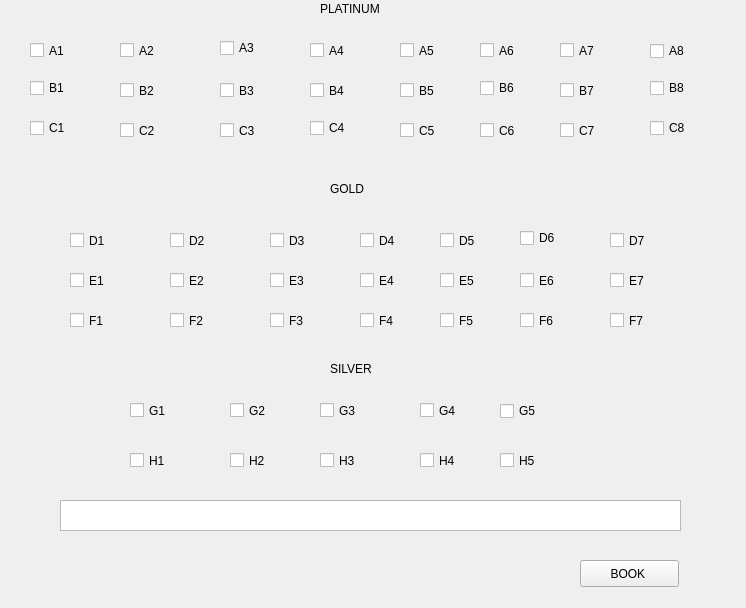
<?xml version="1.0" encoding="UTF-8"?>
<ui version="4.0">
 <class>Form</class>
 <widget class="QWidget" name="Form">
  <property name="enabled">
   <bool>true</bool>
  </property>
  <property name="geometry">
   <rect>
    <x>0</x>
    <y>0</y>
    <width>746</width>
    <height>608</height>
   </rect>
  </property>
  <property name="windowTitle">
   <string>Form</string>
  </property>
  <widget class="QPushButton" name="pushButton">
   <property name="geometry">
    <rect>
     <x>580</x>
     <y>560</y>
     <width>99</width>
     <height>27</height>
    </rect>
   </property>
   <property name="text">
    <string>BOOK </string>
   </property>
  </widget>
  <widget class="QLabel" name="label">
   <property name="geometry">
    <rect>
     <x>320</x>
     <y>0</y>
     <width>161</width>
     <height>17</height>
    </rect>
   </property>
   <property name="text">
    <string>PLATINUM</string>
   </property>
  </widget>
  <widget class="QLabel" name="label_2">
   <property name="geometry">
    <rect>
     <x>330</x>
     <y>180</y>
     <width>68</width>
     <height>17</height>
    </rect>
   </property>
   <property name="text">
    <string>GOLD</string>
   </property>
  </widget>
  <widget class="QLabel" name="label_3">
   <property name="geometry">
    <rect>
     <x>330</x>
     <y>360</y>
     <width>68</width>
     <height>17</height>
    </rect>
   </property>
   <property name="text">
    <string>SILVER</string>
   </property>
  </widget>
  <widget class="QCheckBox" name="A1">
   <property name="enabled">
    <bool>true</bool>
   </property>
   <property name="geometry">
    <rect>
     <x>30</x>
     <y>40</y>
     <width>61</width>
     <height>21</height>
    </rect>
   </property>
   <property name="text">
    <string>A1</string>
   </property>
  </widget>
  <widget class="QCheckBox" name="A2">
   <property name="geometry">
    <rect>
     <x>120</x>
     <y>40</y>
     <width>51</width>
     <height>21</height>
    </rect>
   </property>
   <property name="text">
    <string>A2</string>
   </property>
  </widget>
  <widget class="QCheckBox" name="A3">
   <property name="geometry">
    <rect>
     <x>220</x>
     <y>40</y>
     <width>51</width>
     <height>16</height>
    </rect>
   </property>
   <property name="text">
    <string>A3</string>
   </property>
  </widget>
  <widget class="QCheckBox" name="A4">
   <property name="geometry">
    <rect>
     <x>310</x>
     <y>40</y>
     <width>61</width>
     <height>21</height>
    </rect>
   </property>
   <property name="text">
    <string>A4</string>
   </property>
  </widget>
  <widget class="QCheckBox" name="A5">
   <property name="geometry">
    <rect>
     <x>400</x>
     <y>40</y>
     <width>61</width>
     <height>21</height>
    </rect>
   </property>
   <property name="text">
    <string>A5</string>
   </property>
  </widget>
  <widget class="QCheckBox" name="A6">
   <property name="geometry">
    <rect>
     <x>480</x>
     <y>40</y>
     <width>51</width>
     <height>21</height>
    </rect>
   </property>
   <property name="text">
    <string>A6</string>
   </property>
  </widget>
  <widget class="QCheckBox" name="A7">
   <property name="geometry">
    <rect>
     <x>560</x>
     <y>40</y>
     <width>51</width>
     <height>21</height>
    </rect>
   </property>
   <property name="text">
    <string>A7</string>
   </property>
  </widget>
  <widget class="QCheckBox" name="A8">
   <property name="geometry">
    <rect>
     <x>650</x>
     <y>40</y>
     <width>99</width>
     <height>22</height>
    </rect>
   </property>
   <property name="text">
    <string>A8</string>
   </property>
  </widget>
  <widget class="QCheckBox" name="B1">
   <property name="geometry">
    <rect>
     <x>30</x>
     <y>80</y>
     <width>51</width>
     <height>16</height>
    </rect>
   </property>
   <property name="text">
    <string>B1</string>
   </property>
  </widget>
  <widget class="QCheckBox" name="B2">
   <property name="geometry">
    <rect>
     <x>120</x>
     <y>80</y>
     <width>51</width>
     <height>21</height>
    </rect>
   </property>
   <property name="text">
    <string>B2</string>
   </property>
  </widget>
  <widget class="QCheckBox" name="B3">
   <property name="geometry">
    <rect>
     <x>220</x>
     <y>80</y>
     <width>51</width>
     <height>21</height>
    </rect>
   </property>
   <property name="text">
    <string>B3</string>
   </property>
  </widget>
  <widget class="QCheckBox" name="B4">
   <property name="geometry">
    <rect>
     <x>310</x>
     <y>80</y>
     <width>51</width>
     <height>21</height>
    </rect>
   </property>
   <property name="text">
    <string>B4</string>
   </property>
  </widget>
  <widget class="QCheckBox" name="B5">
   <property name="geometry">
    <rect>
     <x>400</x>
     <y>80</y>
     <width>51</width>
     <height>21</height>
    </rect>
   </property>
   <property name="text">
    <string>B5</string>
   </property>
  </widget>
  <widget class="QCheckBox" name="B6">
   <property name="geometry">
    <rect>
     <x>480</x>
     <y>80</y>
     <width>51</width>
     <height>16</height>
    </rect>
   </property>
   <property name="text">
    <string>B6</string>
   </property>
  </widget>
  <widget class="QCheckBox" name="B7">
   <property name="geometry">
    <rect>
     <x>560</x>
     <y>80</y>
     <width>51</width>
     <height>21</height>
    </rect>
   </property>
   <property name="text">
    <string>B7</string>
   </property>
  </widget>
  <widget class="QCheckBox" name="B8">
   <property name="geometry">
    <rect>
     <x>650</x>
     <y>80</y>
     <width>61</width>
     <height>16</height>
    </rect>
   </property>
   <property name="text">
    <string>B8</string>
   </property>
  </widget>
  <widget class="QCheckBox" name="C1">
   <property name="geometry">
    <rect>
     <x>30</x>
     <y>120</y>
     <width>41</width>
     <height>16</height>
    </rect>
   </property>
   <property name="text">
    <string>C1</string>
   </property>
  </widget>
  <widget class="QCheckBox" name="C2">
   <property name="geometry">
    <rect>
     <x>120</x>
     <y>120</y>
     <width>51</width>
     <height>21</height>
    </rect>
   </property>
   <property name="text">
    <string>C2</string>
   </property>
  </widget>
  <widget class="QCheckBox" name="C3">
   <property name="geometry">
    <rect>
     <x>220</x>
     <y>120</y>
     <width>51</width>
     <height>21</height>
    </rect>
   </property>
   <property name="text">
    <string>C3</string>
   </property>
  </widget>
  <widget class="QCheckBox" name="C4">
   <property name="geometry">
    <rect>
     <x>310</x>
     <y>120</y>
     <width>51</width>
     <height>16</height>
    </rect>
   </property>
   <property name="text">
    <string>C4</string>
   </property>
  </widget>
  <widget class="QCheckBox" name="C5">
   <property name="geometry">
    <rect>
     <x>400</x>
     <y>120</y>
     <width>51</width>
     <height>21</height>
    </rect>
   </property>
   <property name="text">
    <string>C5</string>
   </property>
  </widget>
  <widget class="QCheckBox" name="C6">
   <property name="geometry">
    <rect>
     <x>480</x>
     <y>120</y>
     <width>51</width>
     <height>21</height>
    </rect>
   </property>
   <property name="text">
    <string>C6</string>
   </property>
  </widget>
  <widget class="QCheckBox" name="C7">
   <property name="geometry">
    <rect>
     <x>560</x>
     <y>120</y>
     <width>51</width>
     <height>21</height>
    </rect>
   </property>
   <property name="text">
    <string>C7</string>
   </property>
  </widget>
  <widget class="QCheckBox" name="C8">
   <property name="geometry">
    <rect>
     <x>650</x>
     <y>120</y>
     <width>51</width>
     <height>16</height>
    </rect>
   </property>
   <property name="text">
    <string>C8</string>
   </property>
  </widget>
  <widget class="QCheckBox" name="D1">
   <property name="geometry">
    <rect>
     <x>70</x>
     <y>230</y>
     <width>51</width>
     <height>21</height>
    </rect>
   </property>
   <property name="text">
    <string>D1</string>
   </property>
  </widget>
  <widget class="QCheckBox" name="D2">
   <property name="geometry">
    <rect>
     <x>170</x>
     <y>230</y>
     <width>51</width>
     <height>21</height>
    </rect>
   </property>
   <property name="text">
    <string>D2</string>
   </property>
  </widget>
  <widget class="QCheckBox" name="D3">
   <property name="geometry">
    <rect>
     <x>270</x>
     <y>230</y>
     <width>51</width>
     <height>21</height>
    </rect>
   </property>
   <property name="text">
    <string>D3</string>
   </property>
  </widget>
  <widget class="QCheckBox" name="D4">
   <property name="geometry">
    <rect>
     <x>360</x>
     <y>230</y>
     <width>51</width>
     <height>21</height>
    </rect>
   </property>
   <property name="text">
    <string>D4</string>
   </property>
  </widget>
  <widget class="QCheckBox" name="D5">
   <property name="geometry">
    <rect>
     <x>440</x>
     <y>230</y>
     <width>51</width>
     <height>21</height>
    </rect>
   </property>
   <property name="text">
    <string>D5</string>
   </property>
  </widget>
  <widget class="QCheckBox" name="D6">
   <property name="geometry">
    <rect>
     <x>520</x>
     <y>230</y>
     <width>51</width>
     <height>16</height>
    </rect>
   </property>
   <property name="text">
    <string>D6</string>
   </property>
  </widget>
  <widget class="QCheckBox" name="D7">
   <property name="geometry">
    <rect>
     <x>610</x>
     <y>230</y>
     <width>51</width>
     <height>21</height>
    </rect>
   </property>
   <property name="text">
    <string>D7</string>
   </property>
  </widget>
  <widget class="QCheckBox" name="E1">
   <property name="geometry">
    <rect>
     <x>70</x>
     <y>270</y>
     <width>41</width>
     <height>21</height>
    </rect>
   </property>
   <property name="text">
    <string>E1</string>
   </property>
  </widget>
  <widget class="QCheckBox" name="E2">
   <property name="geometry">
    <rect>
     <x>170</x>
     <y>270</y>
     <width>51</width>
     <height>21</height>
    </rect>
   </property>
   <property name="text">
    <string>E2</string>
   </property>
  </widget>
  <widget class="QCheckBox" name="E3">
   <property name="geometry">
    <rect>
     <x>270</x>
     <y>270</y>
     <width>51</width>
     <height>21</height>
    </rect>
   </property>
   <property name="text">
    <string>E3</string>
   </property>
  </widget>
  <widget class="QCheckBox" name="E4">
   <property name="geometry">
    <rect>
     <x>360</x>
     <y>270</y>
     <width>51</width>
     <height>21</height>
    </rect>
   </property>
   <property name="text">
    <string>E4</string>
   </property>
  </widget>
  <widget class="QCheckBox" name="E5">
   <property name="geometry">
    <rect>
     <x>440</x>
     <y>270</y>
     <width>51</width>
     <height>21</height>
    </rect>
   </property>
   <property name="text">
    <string>E5</string>
   </property>
  </widget>
  <widget class="QCheckBox" name="E6">
   <property name="geometry">
    <rect>
     <x>520</x>
     <y>270</y>
     <width>51</width>
     <height>21</height>
    </rect>
   </property>
   <property name="text">
    <string>E6</string>
   </property>
  </widget>
  <widget class="QCheckBox" name="E7">
   <property name="geometry">
    <rect>
     <x>610</x>
     <y>270</y>
     <width>41</width>
     <height>21</height>
    </rect>
   </property>
   <property name="text">
    <string>E7</string>
   </property>
  </widget>
  <widget class="QCheckBox" name="F1">
   <property name="geometry">
    <rect>
     <x>70</x>
     <y>310</y>
     <width>41</width>
     <height>21</height>
    </rect>
   </property>
   <property name="text">
    <string>F1</string>
   </property>
  </widget>
  <widget class="QCheckBox" name="F2">
   <property name="geometry">
    <rect>
     <x>170</x>
     <y>310</y>
     <width>41</width>
     <height>21</height>
    </rect>
   </property>
   <property name="text">
    <string>F2</string>
   </property>
  </widget>
  <widget class="QCheckBox" name="F3">
   <property name="geometry">
    <rect>
     <x>270</x>
     <y>310</y>
     <width>41</width>
     <height>21</height>
    </rect>
   </property>
   <property name="text">
    <string>F3</string>
   </property>
  </widget>
  <widget class="QCheckBox" name="F4">
   <property name="geometry">
    <rect>
     <x>360</x>
     <y>310</y>
     <width>41</width>
     <height>21</height>
    </rect>
   </property>
   <property name="text">
    <string>F4</string>
   </property>
  </widget>
  <widget class="QCheckBox" name="F5">
   <property name="geometry">
    <rect>
     <x>440</x>
     <y>310</y>
     <width>41</width>
     <height>21</height>
    </rect>
   </property>
   <property name="text">
    <string>F5</string>
   </property>
  </widget>
  <widget class="QCheckBox" name="F6">
   <property name="geometry">
    <rect>
     <x>520</x>
     <y>310</y>
     <width>51</width>
     <height>21</height>
    </rect>
   </property>
   <property name="text">
    <string>F6</string>
   </property>
  </widget>
  <widget class="QCheckBox" name="F7">
   <property name="geometry">
    <rect>
     <x>610</x>
     <y>310</y>
     <width>41</width>
     <height>21</height>
    </rect>
   </property>
   <property name="text">
    <string>F7</string>
   </property>
  </widget>
  <widget class="QCheckBox" name="G1">
   <property name="geometry">
    <rect>
     <x>130</x>
     <y>400</y>
     <width>51</width>
     <height>21</height>
    </rect>
   </property>
   <property name="text">
    <string>G1</string>
   </property>
  </widget>
  <widget class="QCheckBox" name="G2">
   <property name="geometry">
    <rect>
     <x>230</x>
     <y>400</y>
     <width>51</width>
     <height>21</height>
    </rect>
   </property>
   <property name="text">
    <string>G2</string>
   </property>
  </widget>
  <widget class="QCheckBox" name="G3">
   <property name="geometry">
    <rect>
     <x>320</x>
     <y>400</y>
     <width>51</width>
     <height>21</height>
    </rect>
   </property>
   <property name="text">
    <string>G3</string>
   </property>
  </widget>
  <widget class="QCheckBox" name="G4">
   <property name="geometry">
    <rect>
     <x>420</x>
     <y>400</y>
     <width>51</width>
     <height>21</height>
    </rect>
   </property>
   <property name="text">
    <string>G4</string>
   </property>
  </widget>
  <widget class="QCheckBox" name="G5">
   <property name="geometry">
    <rect>
     <x>500</x>
     <y>400</y>
     <width>99</width>
     <height>22</height>
    </rect>
   </property>
   <property name="text">
    <string>G5</string>
   </property>
  </widget>
  <widget class="QCheckBox" name="H1">
   <property name="geometry">
    <rect>
     <x>130</x>
     <y>450</y>
     <width>51</width>
     <height>21</height>
    </rect>
   </property>
   <property name="text">
    <string>H1</string>
   </property>
  </widget>
  <widget class="QCheckBox" name="H2">
   <property name="geometry">
    <rect>
     <x>230</x>
     <y>450</y>
     <width>61</width>
     <height>21</height>
    </rect>
   </property>
   <property name="text">
    <string>H2</string>
   </property>
  </widget>
  <widget class="QCheckBox" name="H3">
   <property name="geometry">
    <rect>
     <x>320</x>
     <y>450</y>
     <width>51</width>
     <height>21</height>
    </rect>
   </property>
   <property name="text">
    <string>H3</string>
   </property>
  </widget>
  <widget class="QCheckBox" name="H4">
   <property name="geometry">
    <rect>
     <x>420</x>
     <y>450</y>
     <width>51</width>
     <height>21</height>
    </rect>
   </property>
   <property name="text">
    <string>H4</string>
   </property>
  </widget>
  <widget class="QCheckBox" name="H5">
   <property name="geometry">
    <rect>
     <x>500</x>
     <y>450</y>
     <width>61</width>
     <height>21</height>
    </rect>
   </property>
   <property name="text">
    <string>H5</string>
   </property>
  </widget>
  <widget class="QGraphicsView" name="graphicsView">
   <property name="geometry">
    <rect>
     <x>60</x>
     <y>500</y>
     <width>621</width>
     <height>31</height>
    </rect>
   </property>
  </widget>
 </widget>
 <resources/>
 <connections/>
</ui>
